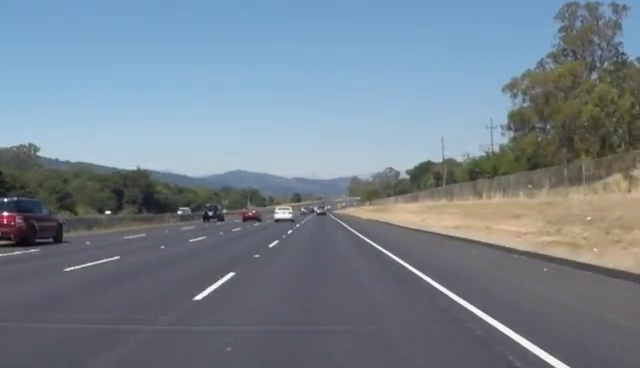
#> input picture frame 21 of video.mp4, 640 x 368 px
$ python mark_sequence.py
#> lines starting #> are read from the running program, lines starting #| are printed output that depends on the picture; after the words box and inside, x2 and y2 are one past the last pixel; in counts of white or black regions, pixels touching at a corner belong together
# @Author : LiZhongzheng
# 开发时间  ：2025-04-29 17:12
import cv2
import numpy as np


def get_edge_img(color_img, gaussian_ksize=5, gaussian_sigmax=1, canny_threshold1=50, canny_threshold2=100):
    """
    灰度化,模糊,canny变换,提取边缘
    :param color_img: 彩色图,channels=3
    """
    """
    cv2.GaussianBlur() 函数参数
    color_img：
    输入的彩色图像，必须是 3 通道的 BGR 图像。
    gaussian_ksize（可选）：
    高斯模糊的核大小。必须是正奇数，默认值为 5。
    gaussian_sigmax（可选）：
    高斯模糊的 X 方向标准差，默认值为 1。
    """
    gaussian = cv2.GaussianBlur(color_img, (gaussian_ksize, gaussian_ksize),
                                gaussian_sigmax)  # 使用 cv2.GaussianBlur 对输入图像进行高斯模糊处理。高斯模糊可以减少图像中的噪声，使边缘检测更加稳定。
    gray_img = cv2.cvtColor(gaussian, cv2.COLOR_BGR2GRAY)
    edges_img = cv2.Canny(gray_img, canny_threshold1, canny_threshold2)
    return edges_img


def roi_mask(gray_img):
    """
    对gray_img进行掩膜
    :param gray_img: 灰度图,channels=1
    """
    poly_pts = np.array([[[0, 368], [300, 210], [340, 210], [640, 368]]])
    mask = np.zeros_like(gray_img)
    mask = cv2.fillPoly(mask, pts=poly_pts, color=255)
    img_mask = cv2.bitwise_and(gray_img, mask)
    return img_mask


def get_lines(edge_img):
    """
    获取edge_img中的所有线段
    :param edge_img: 标记边缘的灰度图
    """

    def calculate_slope(line):
        """
        计算线段line的斜率
        :param line: np.array([[x_1, y_1, x_2, y_2]])
        :return:
        """
        x_1, y_1, x_2, y_2 = line[0]
        return (y_2 - y_1) / (x_2 - x_1)

    def reject_abnormal_lines(lines, threshold=0.2):
        """
        剔除斜率不一致的线段
        :param lines: 线段集合, [np.array([[x_1, y_1, x_2, y_2]]),np.array([[x_1, y_1, x_2, y_2]]),...,np.array([[x_1, y_1, x_2, y_2]])]
        """
        slopes = [calculate_slope(line) for line in lines]
        while len(lines) > 0:
            mean = np.mean(slopes)
            diff = [abs(s - mean) for s in slopes]
            idx = np.argmax(diff)
            if (diff[idx] > threshold):
                slopes.pop(idx)
                diff.pop(idx)
            else:
                break
        return lines

    def least_squares_fit(lines):
        """
        将lines中的线段拟合成一条线段
        :param lines: 线段集合, [np.array([[x_1, y_1, x_2, y_2]]),np.array([[x_1, y_1, x_2, y_2]]),...,np.array([[x_1, y_1, x_2, y_2]])]
        :return: 线段上的两点,np.array([[xmin, ymin], [xmax, ymax]])
        """
        """
        np.polyfit 是 NumPy 库中的一个函数，用于对给定的数据点进行多项式拟合。
        它通过最小二乘法找到一个多项式，使得这个多项式在给定数据点上的值与实际值之间的误差平方和最小。
        """
        x_coords = np.ravel([[line[0][0], line[0][2]] for line in lines])
        y_coords = np.ravel([[line[0][1], line[0][3]] for line in lines])
        poly = np.polyfit(x_coords, y_coords, deg=1)
        point_min = (np.min(x_coords), np.polyval(poly, np.min(
            x_coords)))  # 这行代码的作用是计算拟合直线（或多项式曲线）上的一个特定点的坐标。具体来说，它计算的是当 x 取最小值时，对应的 y 值，并将这个点的坐标存储为一个元组 (x_min, y_min)。
        point_max = (np.max(x_coords), np.polyval(poly, np.max(x_coords)))
        return np.array([point_min, point_max], dtype=np.int32)

    # 获取所有线段
    lines = cv2.HoughLinesP(edge_img, 1, np.pi / 180, 15, minLineLength=40,
                            maxLineGap=20)
    # 按照斜率分成车道线
    left_lines = [line for line in lines if calculate_slope(line) > 0]
    right_lines = [line for line in lines if calculate_slope(line) < 0]
    # 剔除离群线段
    left_lines = reject_abnormal_lines(left_lines)
    right_lines = reject_abnormal_lines(right_lines)

    return least_squares_fit(left_lines), least_squares_fit(right_lines)


def draw_lines(img, lines):
    """
    在img上绘制lines
    :param img:
    :param lines: 两条线段: [np.array([[xmin1, ymin1], [xmax1, ymax1]]), np.array([[xmin2, ymin2], [xmax2, ymax2]])]
    :return:
    """
    left_line, right_line = lines
    cv2.line(img, tuple(left_line[0]), tuple(left_line[1]), color=(0, 255, 255),
             thickness=5)
    cv2.line(img, tuple(right_line[0]), tuple(right_line[1]),
             color=(0, 255, 255), thickness=5)


def show_lane(color_img):  # 封装
    """
    在color_img上画出车道线
    :param color_img: 彩色图,channels=3
    :return:
    """
    edge_img = get_edge_img(color_img)
    mask_gray_img = roi_mask(edge_img)
    lines = get_lines(mask_gray_img)
    draw_lines(color_img, lines)
    return color_img


if __name__ == '__main__':
    capture = cv2.VideoCapture('video.mp4')
    while True:
        ret, frame = capture.read()
#> frame is the input picture: shape (368, 640, 3); mean B, G, R 142.4, 130.7, 117.7
        frame = show_lane(frame)
#> in get_edge_img, `gray_img = cv2.cvtColor(gaussian, cv2.COLOR_BGR2GRAY)`:
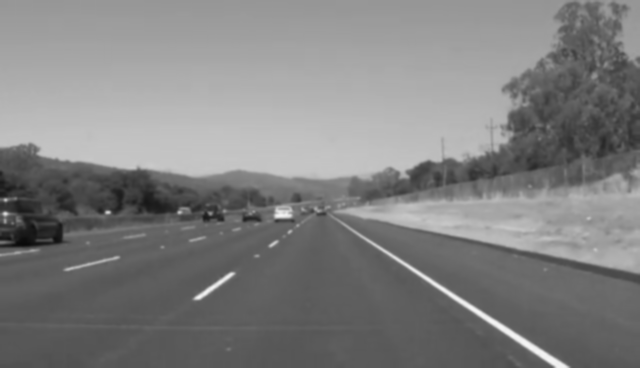
#> gray_img: shape (368, 640); min 10, max 246, mean 128.1
#> in get_edge_img, `edges_img = cv2.Canny(gray_img, canny_threshold1, canny_threshold2)`:
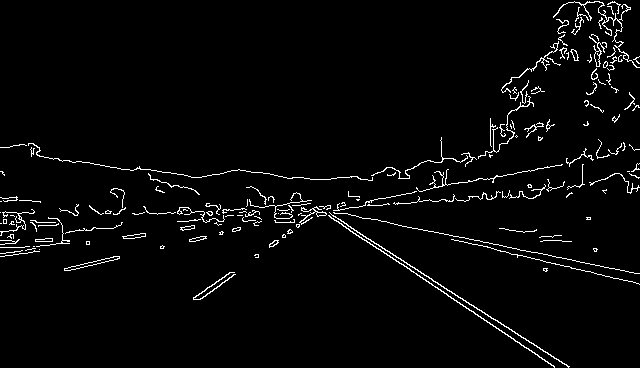
#> edges_img: shape (368, 640); 3% white in thin lines or dots
#> in roi_mask, `img_mask = cv2.bitwise_and(gray_img, mask)`:
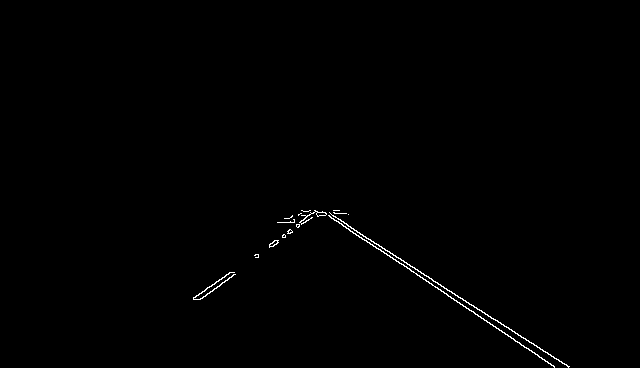
#> img_mask: shape (368, 640); 0.48% white in thin lines or dots, all inside (x1, y1, x2, y2) = (193, 210, 570, 368)
#> in get_lines, `lines = cv2.HoughLinesP(edge_img, 1, np.pi / 180, 15, minLineLength=40..`: lines = [[324, 212, 554, 367], [378, 244, 568, 367], [257, 257, 319, 212], [258, 254, 314, 210], [333, 216, 469, 304], [322, 211, 370, 244], [255, 257, 318, 212], [270, 243, 315, 211], [284, 218, 346, 213], [332, 215, 373, 241], [330, 217, 487, 322], [403, 264, 554, 366]]
#> in get_lines, `left_lines = [line for line in lines if calculate_slope(line) > 0]`: left_lines = [[[324, 212, 554, 367]], [[378, 244, 568, 367]], [[333, 216, 469, 304]], [[322, 211, 370, 244]], [[332, 215, 373, 241]], [[330, 217, 487, 322]], [[403, 264, 554, 366]]]
#> in get_lines, `right_lines = [line for line in lines if calculate_slope(line) < 0]`: right_lines = [[[257, 257, 319, 212]], [[258, 254, 314, 210]], [[255, 257, 318, 212]], [[270, 243, 315, 211]], [[284, 218, 346, 213]]]
#> in reject_abnormal_lines, `slopes = [calculate_slope(line) for line in lines]`: slopes = [0.674, 0.647, 0.647, 0.688, 0.634, 0.669, 0.675]
#> the loop in reject_abnormal_lines, `while len(lines) > 0:` made 1 pass
#> (mean, idx) on pass 1: (0.662, 4)
#> the loop in reject_abnormal_lines (call 2), `while len(lines) > 0:` made 2 passes
#> (mean, idx) on passes 1 to 2: (-0.604, 4), (-0.734, 1)
#> in least_squares_fit, `x_coords = np.ravel([[line[0][0], line[0][2]] for line in lines])`: x_coords = [324, 554, 378, 568, 333, 469, 322, 370, 332, 373, 330, 487, 403, 554]
#> in least_squares_fit, `y_coords = np.ravel([[line[0][1], line[0][3]] for line in lines])`: y_coords = [212, 367, 244, 367, 216, 304, 211, 244, 215, 241, 217, 322, 264, 366]
#> in least_squares_fit, `poly = np.polyfit(x_coords, y_coords, deg=1)`: poly = [0.662, -3.39]
#> in least_squares_fit, `point_min = (np.min(x_coords), np.polyval(poly, np.min( x_coords)))`: point_min = (322, 209.8)
#> in least_squares_fit, `point_max = (np.max(x_coords), np.polyval(poly, np.max(x_coords)))`: point_max = (568, 372.6)
#> in show_lane, `lines = get_lines(mask_gray_img)`: lines = ([[322, 209], [568, 372]], [[255, 251], [346, 197]])
#> in draw_lines, `left_line, right_line = lines`: left_line = [[322, 209], [568, 372]]; right_line = [[255, 251], [346, 197]]
#> in draw_lines, `cv2.line(img, tuple(right_line[0]), tuple(right_line[1]), color=(0, 25..`:
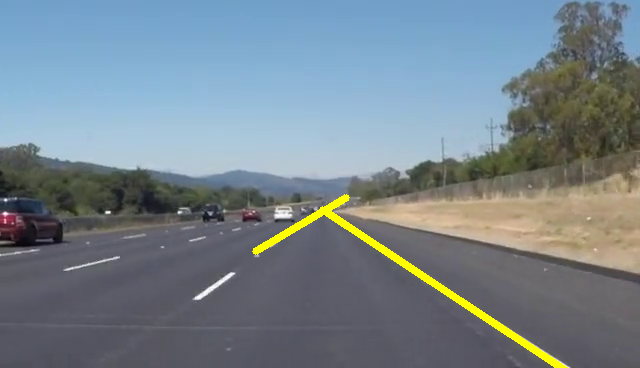
#> img: shape (368, 640, 3); mean B, G, R 140.4, 131.9, 118.9
        cv2.imshow('frame', frame)
        cv2.waitKey(10)

$ run again, starting later in the video
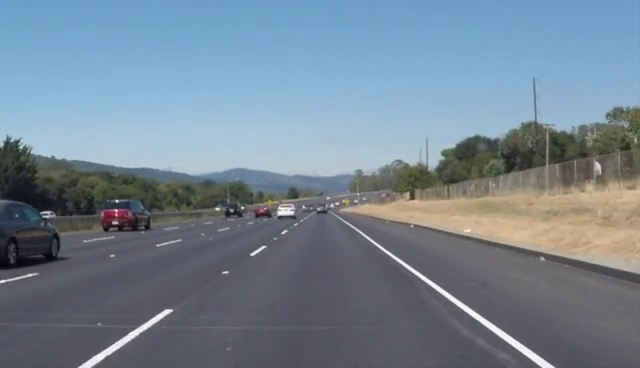
#> input picture frame 96 of video.mp4, 640 x 368 px
#> frame is the input picture: shape (368, 640, 3); mean B, G, R 146.9, 132.7, 116.7
#> in get_edge_img, `edges_img = cv2.Canny(gray_img, canny_threshold1, canny_threshold2)`:
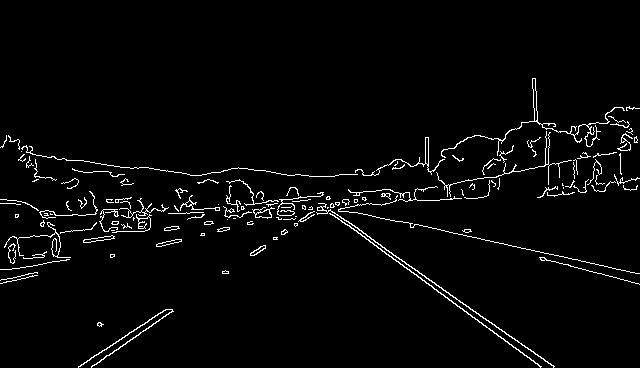
#> edges_img: shape (368, 640); 2.9% white in thin lines or dots, all inside (x1, y1, x2, y2) = (0, 78, 640, 368)
#> img_mask: shape (368, 640); 0.53% white in thin lines or dots, all inside (x1, y1, x2, y2) = (78, 210, 555, 368)
#> in get_lines, `lines = cv2.HoughLinesP(edge_img, 1, np.pi / 180, 15, minLineLength=40..`: lines = [[326, 210, 541, 366], [329, 210, 553, 366], [332, 211, 554, 366], [78, 367, 168, 309], [91, 366, 172, 310], [81, 364, 165, 309], [328, 210, 529, 357], [96, 364, 172, 311], [250, 254, 320, 210], [253, 255, 310, 212], [254, 255, 313, 211], [283, 219, 338, 210]]
#> left_lines = [[[326, 210, 541, 366]], [[329, 210, 553, 366]], [[332, 211, 554, 366]], [[328, 210, 529, 357]]]
#> right_lines = [[[78, 367, 168, 309]], [[91, 366, 172, 310]], [[81, 364, 165, 309]], [[96, 364, 172, 311]], [[250, 254, 320, 210]], [[253, 255, 310, 212]], [[254, 255, 313, 211]], [[283, 219, 338, 210]]]
#> in reject_abnormal_lines, `slopes = [calculate_slope(line) for line in lines]`: slopes = [0.726, 0.696, 0.698, 0.731]
#> the loop in reject_abnormal_lines, `while len(lines) > 0:` made 1 pass
#> (mean, idx) on pass 1: (0.713, 3)
#> the loop in reject_abnormal_lines (call 2), `while len(lines) > 0:` made 2 passes
#> (mean, idx) on pass 1: (-0.623, 7)
#> x_coords = [326, 541, 329, 553, 332, 554, 328, 529]
#> y_coords = [210, 366, 210, 366, 211, 366, 210, 357]
#> poly = [0.71, -23.13]
#> point_min = (326, 208.5)
#> point_max = (554, 370.5)
#> in show_lane, `lines = get_lines(mask_gray_img)`: lines = ([[326, 208], [554, 370]], [[78, 370], [338, 196]])
#> left_line = [[326, 208], [554, 370]]; right_line = [[78, 370], [338, 196]]
#> in draw_lines, `cv2.line(img, tuple(right_line[0]), tuple(right_line[1]), color=(0, 25..`:
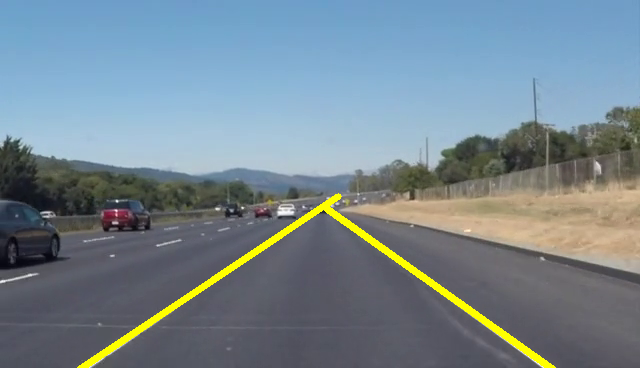
#> img: shape (368, 640, 3); mean B, G, R 144, 134.4, 118.4

$ run again, starting later in the video
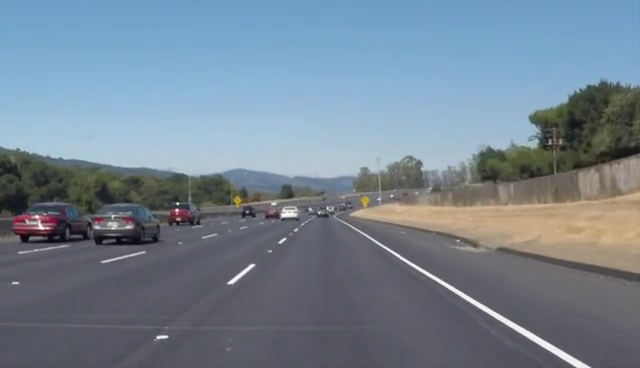
#> input picture frame 171 of video.mp4, 640 x 368 px
#> frame is the input picture: shape (368, 640, 3); mean B, G, R 145.4, 131.6, 116.8
#> in get_edge_img, `edges_img = cv2.Canny(gray_img, canny_threshold1, canny_threshold2)`:
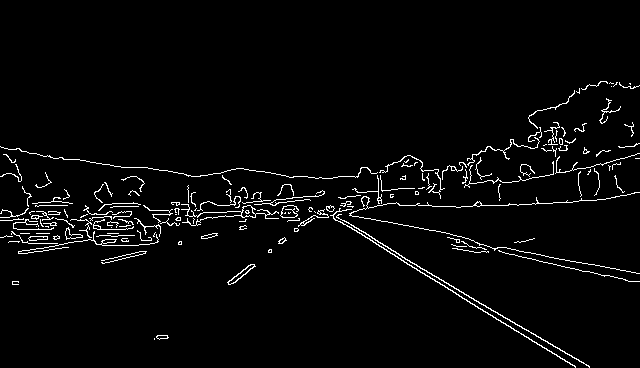
#> edges_img: shape (368, 640); 3% white in thin lines or dots, all inside (x1, y1, x2, y2) = (0, 81, 640, 368)
#> img_mask: shape (368, 640); 0.48% white in thin lines or dots, all inside (x1, y1, x2, y2) = (154, 210, 590, 368)
#> in get_lines, `lines = cv2.HoughLinesP(edge_img, 1, np.pi / 180, 15, minLineLength=40..`: lines = 13 rows, first 6: [323, 210, 575, 367], [333, 214, 553, 346], [321, 210, 514, 330], [497, 312, 589, 367], [227, 282, 320, 210], [232, 283, 320, 212]
#> left_lines = [[[323, 210, 575, 367]], [[333, 214, 553, 346]], [[321, 210, 514, 330]], [[497, 312, 589, 367]], [[492, 315, 575, 366]], [[378, 242, 503, 317]], [[547, 341, 589, 366]]]
#> right_lines = [[[227, 282, 320, 210]], [[232, 283, 320, 212]], [[287, 221, 341, 214]], [[230, 284, 317, 213]], [[270, 252, 314, 211]], [[228, 283, 269, 249]]]
#> in reject_abnormal_lines, `slopes = [calculate_slope(line) for line in lines]`: slopes = [0.623, 0.6, 0.622, 0.598, 0.614, 0.6, 0.595]
#> the loop in reject_abnormal_lines, `while len(lines) > 0:` made 1 pass
#> (mean, idx) on pass 1: (0.607, 0)
#> the loop in reject_abnormal_lines (call 2), `while len(lines) > 0:` made 2 passes
#> (mean, idx) on passes 1 to 2: (-0.715, 2), (-0.832, 3)
#> x_coords = [323, 575, 333, 553, 321, 514, 497, 589, 492, 575, 378, 503, 547, 589]
#> y_coords = [210, 367, 214, 346, 210, 330, 312, 367, 315, 366, 242, 317, 341, 366]
#> poly = [0.602, 15.28]
#> point_min = (321, 208.6)
#> point_max = (589, 370)
#> in show_lane, `lines = get_lines(mask_gray_img)`: lines = ([[321, 208], [589, 370]], [[227, 282], [341, 196]])
#> left_line = [[321, 208], [589, 370]]; right_line = [[227, 282], [341, 196]]
#> in draw_lines, `cv2.line(img, tuple(right_line[0]), tuple(right_line[1]), color=(0, 25..`:
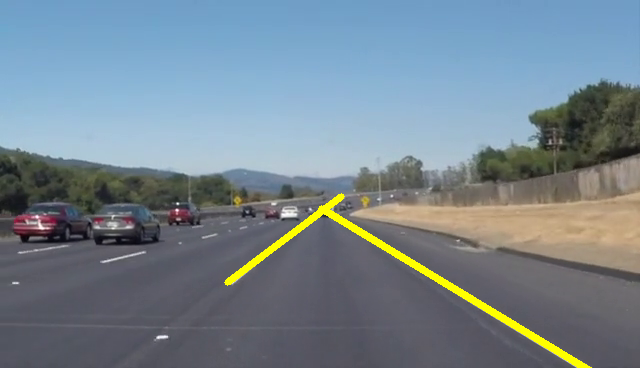
#> img: shape (368, 640, 3); mean B, G, R 143.2, 133, 118.2
